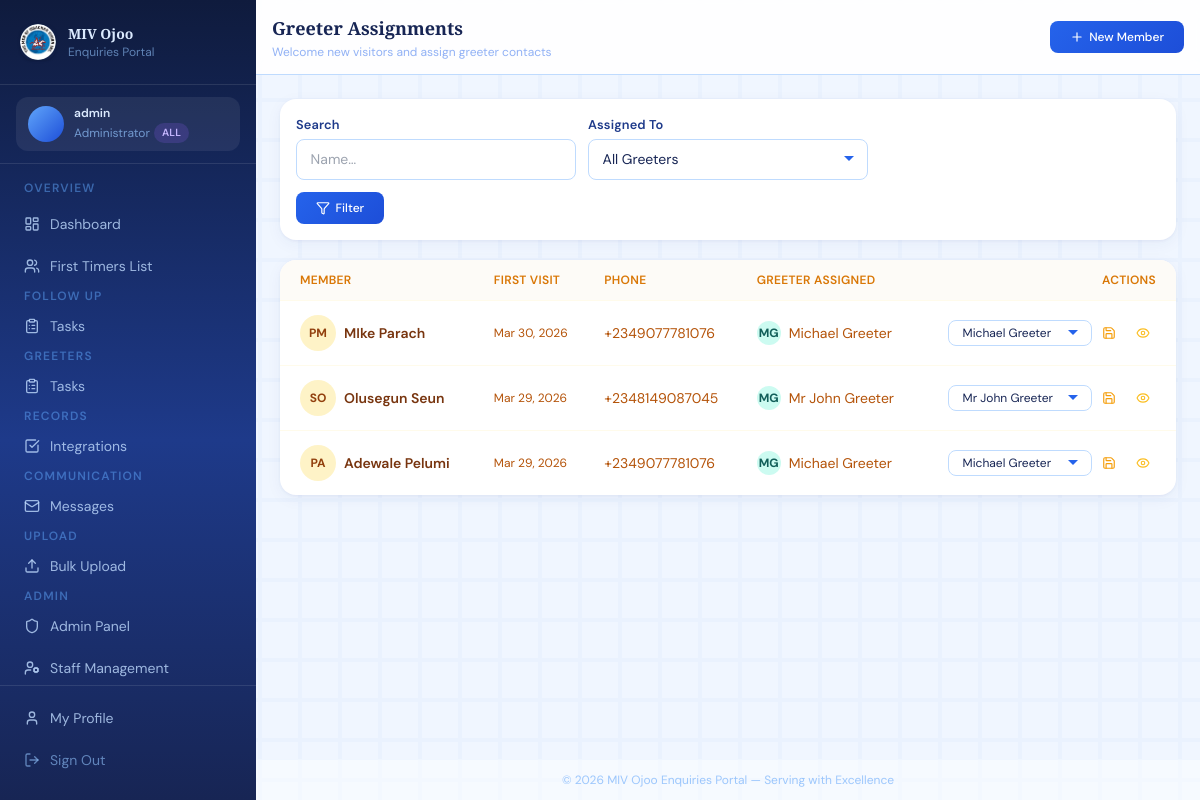
/greeters/ (signed in), run on an earlier commit of the app's database.
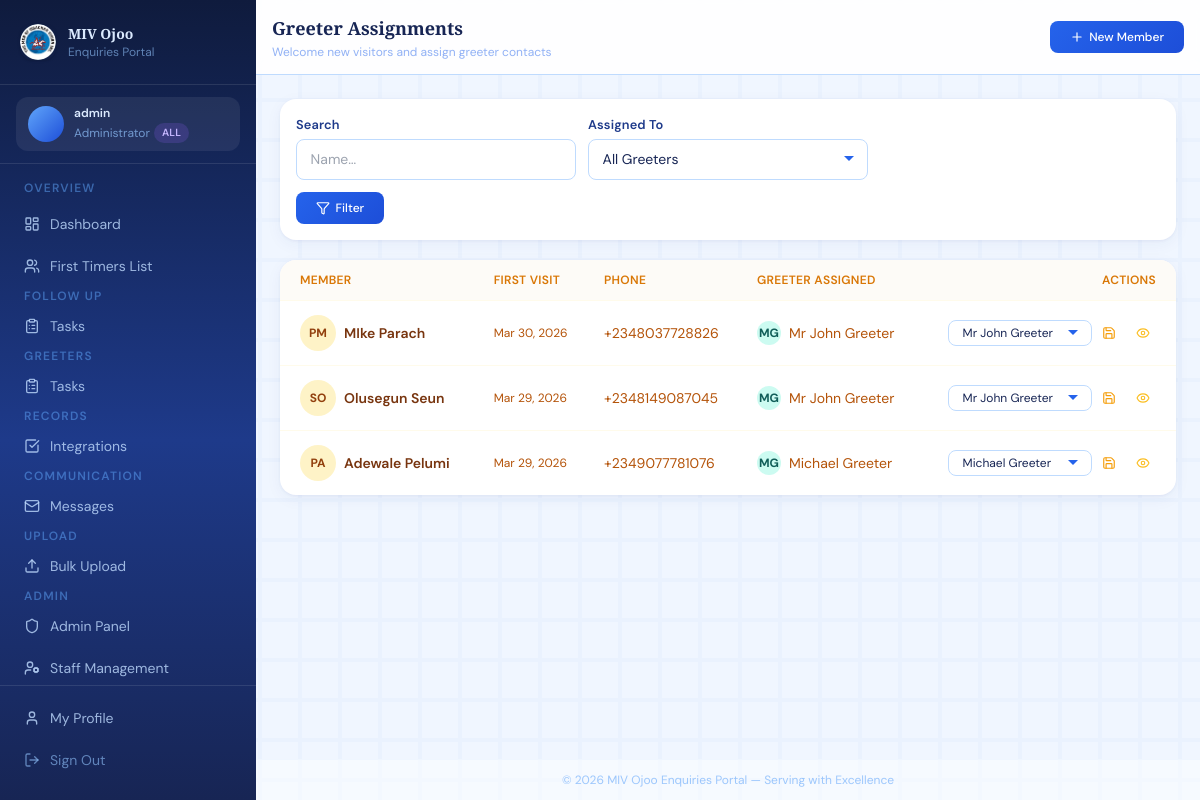
And on a later commit of the database.
### enquiries/models.py (models this page shows, shortened)
class Member(models.Model):
    GENDER_CHOICES = [('M', 'Male'), ('F', 'Female')]
    STATUS_CHOICES = [
        ('new', 'New Visitor'),
        ('integrated', 'Member'),
        ('inactive', 'Inactive'),
    ]
    MARITAL_CHOICES = [
        ('single', 'Single'),
        ('married', 'Married'),
        ('divorced', 'Divorced'),
        ('widowed', 'Widowed'),
    ]
    AGE_BRACKET_CHOICES = [
        ('under_18', 'Under 18'),
        ('18_25', '18 – 25'),
        ('26_35', '26 – 35'),
        ('36_45', '36 – 45'),
        ('46_55', '46 – 55'),
        ('56_65', '56 – 65'),
        ('above_65', 'Above 65'),
    ]
    BORN_AGAIN_CHOICES = [
        ('yes', 'Yes'),
        ('no', 'No'),
        ('not_sure', 'Not Sure'),
    ]
    JOINING_CHOICES = [
        ('yes', 'Yes'),
        ('no', 'No'),
        ('considering', 'Still Considering'),
    ]
    VISIT_TIME_CHOICES = [
        ('weekday_morning', 'Weekday Morning'),
        ('weekday_afternoon', 'Weekday Afternoon'),
        ('weekday_evening', 'Weekday Evening'),
        ('saturday_morning', 'Saturday Morning'),
        ('saturday_afternoon', 'Saturday Afternoon'),
        ('sunday_after_service', 'Sunday After Service'),
    ]
    first_name = models.CharField(max_length=100)
    last_name = models.CharField(max_length=100)
    email = models.EmailField(unique=True, null=True, blank=True)
    phone = models.CharField(max_length=20, null=True, blank=True)
    whatsapp = models.CharField(max_length=20, null=True, blank=True)
    gender = models.CharField(max_length=1, choices=GENDER_CHOICES, null=True, blank=True)
    date_of_birth = models.DateField(null=True, blank=True)
    age_bracket = models.CharField(
        max_length=20, choices=AGE_BRACKET_CHOICES, null=True, blank=True
    )
    marital_status = models.CharField(
        max_length=20, choices=MARITAL_CHOICES, null=True, blank=True
    )
    address = models.TextField(null=True, blank=True)
    vocation_address = models.TextField(null=True, blank=True)
    occupation = models.CharField(max_length=100, null=True, blank=True)
    status = models.CharField(max_length=20, choices=STATUS_CHOICES, default='new')
    first_visit_date = models.DateField(default=timezone.now)
    how_did_you_hear = models.CharField(max_length=200, null=True, blank=True)
    previous_church = models.CharField(max_length=200, null=True, blank=True)
    invitee = models.CharField(
        max_length=200, null=True, blank=True,
        help_text="Name of the person who invited this visitor"
    )
    is_born_again = models.CharField(
        max_length=10, choices=BORN_AGAIN_CHOICES, null=True, blank=True
    )
    joining_church = models.CharField(
        max_length=20, choices=JOINING_CHOICES, null=True, blank=True
    )
    preferred_visit_time = models.CharField(
        max_length=30, choices=VISIT_TIME_CHOICES, null=True, blank=True
    )
    prayer_requests = models.TextField(null=True, blank=True)
    observation = models.TextField(
        null=True, blank=True,
        help_text="Staff observations about the visitor"
    )
    interests = models.ManyToManyField(
        'Ministry', blank=True, related_name='interested_members'
    )
    assigned_to = models.ForeignKey(
        User, on_delete=models.SET_NULL, null=True, blank=True,
        related_name='assigned_members',
        help_text="Staff member responsible for follow-up / visitation"
    )
    greeter_assigned_to = models.ForeignKey(
        User, on_delete=models.SET_NULL, null=True, blank=True,
        related_name='greeter_assigned_members',
        help_text="Greeter staff member assigned to welcome this visitor"
    )
    created_by = models.ForeignKey(
        User, on_delete=models.SET_NULL, null=True, blank=True,
        related_name='created_members'
    )
    created_at = models.DateTimeField(auto_now_add=True)
    updated_at = models.DateTimeField(auto_now=True)
    notes = models.TextField(null=True, blank=True)
    profile_photo = models.ImageField(upload_to='members/', null=True, blank=True)
    is_baptized = models.BooleanField(default=False)
    is_active = models.BooleanField(default=True)
    is_contacted = models.BooleanField(default=False)
    contacted_at = models.DateTimeField(null=True, blank=True)
    class Meta:
        ordering = ['-created_at']
    def get_full_name(self):
        return f"{self.last_name} {self.first_name}"
    @property
    def initials(self):
        return f"{self.first_name[0]}{self.last_name[0]}".upper()

### enquiries/views.py (the view)
# urls.py: path('greeters/', views.greeter_list, name='greeter_list'),
@login_required
def greeter_list(request):
    if get_section(request.user) == 'followup' and not can_see_all(request.user):
        messages.error(request, 'Greeter assignments are managed by the Greeters section.')
        return redirect('dashboard')
    qs = member_qs(request.user).select_related('greeter_assigned_to')
    status_filter   = request.GET.get('status', '')
    assigned_filter = request.GET.get('assigned', '')
    search          = request.GET.get('search', '')
    if search:
        qs = qs.filter(Q(first_name__icontains=search) | Q(last_name__icontains=search))
    if status_filter:
        qs = qs.filter(status=status_filter)
    if assigned_filter:
        qs = qs.filter(greeter_assigned_to_id=assigned_filter)
    unassigned_count = qs.filter(greeter_assigned_to__isnull=True).count()
    paginator = Paginator(qs, 15)
    members   = paginator.get_page(request.GET.get('page'))
    staff     = User.objects.filter(is_active=True, profile__section__in=['greeters', 'all'])
    return render(request, 'enquiries/greeter_list.html', {
        'members':          members,
        'staff':            staff,
        'search':           search,
        'status_filter':    status_filter,
        'assigned_filter':  assigned_filter,
        'unassigned_count': unassigned_count,
        'status_choices':   Member.STATUS_CHOICES,
        'is_section_admin': is_section_admin(request.user),
    })

### enquiries/views.py (called while the page is built, shortened)
def get_profile(user):
    profile, _ = UserProfile.objects.get_or_create(user=user)
    return profile

def get_section(user):
    return get_profile(user).section

def can_see_all(user):
    if user.is_superuser:
        return True
    profile = get_profile(user)
    return profile.role == 'admin' and profile.section == 'all'

def is_section_admin(user):
    if user.is_superuser:
        return True
    return get_profile(user).role in ('admin', 'section_admin')

def member_qs(user):
    qs = Member.objects.filter(is_active=True)
    if can_see_all(user):
        return qs

### templates/enquiries/greeter_list.html (shortened to what the changed rows need)
{% extends "base.html" %}
{% block page_title %}Greeter Assignments{% endblock %}
{% block content %}
<div class="card overflow-hidden hidden md:block">
  <div class="overflow-x-auto">
    <table class="w-full text-sm" style="min-width:620px;">
      <thead>
        <tr class="border-b border-amber-50" style="background:#fdfbf7;">
          <th class="text-left px-5 py-3 text-xs font-semibold text-amber-600 uppercase tracking-wide">Member</th>
          <th class="text-left px-4 py-3 text-xs font-semibold text-amber-600 uppercase tracking-wide">First Visit</th>
          <th class="text-left px-4 py-3 text-xs font-semibold text-amber-600 uppercase tracking-wide">Phone</th>
          <th class="text-left px-4 py-3 text-xs font-semibold text-amber-600 uppercase tracking-wide">Greeter Assigned</th>
          <th class="text-right px-5 py-3 text-xs font-semibold text-amber-600 uppercase tracking-wide">Actions</th>
        </tr>
      </thead>
      <tbody class="divide-y divide-amber-50">
        {% for member in members %}
        <tr class="table-row {% if not member.greeter_assigned_to %}bg-amber-50/30{% endif %}">
          <td class="px-5 py-3.5">
            <a href="{% url 'member_detail' member.pk %}" class="flex items-center gap-2 group">
              <div class="avatar text-xs bg-amber-100 text-amber-800 font-bold">{{ member.initials }}</div>
              <span class="font-semibold text-amber-900 group-hover:text-amber-600">{{ member.get_full_name }}</span>
            </a>
          </td>
          <td class="px-4 py-3.5 text-amber-700 text-xs">
            {{ member.first_visit_date|date:"M d, Y"|default:"—" }}
          </td>
          <td class="px-4 py-3.5 text-amber-700">
            {{ member.phone|default:"—" }}
          </td>
          <td class="px-4 py-3.5">
            {% if member.greeter_assigned_to %}
            <div class="flex items-center gap-2">
              <div class="avatar text-xs bg-teal-100 text-teal-800 font-bold w-6 h-6 text-[10px]">
                {{ member.greeter_assigned_to.first_name|slice:":1"|upper }}{{ member.greeter_assigned_to.last_name|slice:":1"|upper }}
              </div>
              <span class="text-amber-700 text-sm">{{ member.greeter_assigned_to.get_full_name }}</span>
            </div>
            {% else %}
            <span class="text-amber-300 italic text-xs">Unassigned</span>
            {% endif %}
          </td>
          <td class="px-5 py-3.5 text-right">
            <div class="flex items-center justify-end gap-2">
              {% if is_section_admin %}
              <form method="post" action="{% url 'greeter_assign_quick' member.pk %}" class="flex items-center gap-1">
                <select name="staff_id" class="input-field py-1 text-xs w-36">
                  {% for s in staff %}
                  <option value="{{ s.pk }}" {% if member.greeter_assigned_to == s %}selected{% endif %}>
                    {{ s.get_full_name|default:s.username }}
                  </option>
                  {% endfor %}
                </select>
                <button type="submit" class="p-1.5 rounded-lg hover:bg-amber-100 text-amber-500 hover:text-amber-800 transition-colors" title="Save">
                  <i data-lucide="save" class="w-3.5 h-3.5"></i>
                </button>
              </form>
              {% endif %}
              <a href="{% url 'member_detail' member.pk %}" class="p-1.5 rounded-lg hover:bg-amber-100 text-amber-400 hover:text-amber-800 transition-colors" title="View">
                <i data-lucide="eye" class="w-3.5 h-3.5"></i>
              </a>
            </div>
          </td>
        </tr>
        {% endfor %}
      </tbody>
    </table>
  </div>
</div>
{% endblock %}

What changed in the data, as far as the page shows it:
changed Member "MIke Parach": phone "+2349077781076" → "+2348037728826"; greeter_assigned_to.get_full_name "Michael Greeter" → "Mr John Greeter"; staff_id "Michael Greeter" → "Mr John Greeter"
